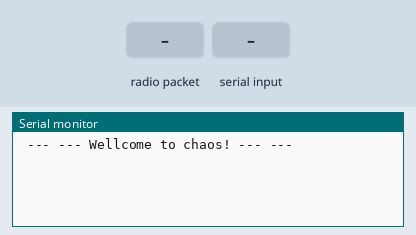
This sketch was run on a simulated Arduino Leonardo, built with avr-gcc and run on an emulated ATmega32U4. Parts: the last lines printed to the serial monitor. Inputs (shaded band) come from the test bench. No radio packets arrive unless stated.

Above: at 1.2 s.
1.3 s: radio packet "1" arrives
At 2.0 s:
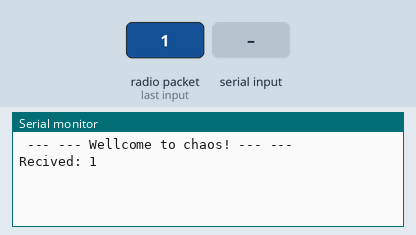
2.8 s: "1\n" received over Serial
At 3.6 s:
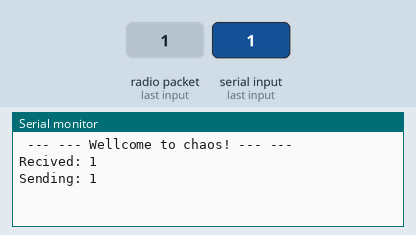

The sketch:

ChaosBussChatt.ino
```cpp
/*
 Alterd from  J. Coliz <maniacbug@ymail.com> getign started example
 ¨to chaos by De Dalsmo, credit to team: TREFASKEBAB

*/

void setup(void)
{
  startRadio();
}

void loop(void)
{
  checkMessageFromComputeromputer();
  senMessOnChaosBuss();
  delay(60);
  readMessOnChaosBuss();
  printMessToComputer();
}


// vim:cin:ai:sts=2 sw=2 ft=cpp
```

ChaosComunicationThings.ino
```cpp
// includes
#include <SPI.h>
#include "nRF24L01.h"
#include "RF24.h"
#include "printf.h"


// Set up nRF24L01 radio on SPI bus plus pins 9 & 10
RF24 radio(8,10);
const uint64_t pipes[1] = { 0xF0F0F0F0E1LL};
char toSend[32] = {'\0'};
char recived[32] = {'\0'};

void startRadio(void){
  Serial.begin(57600);
  while (!Serial) {; /* wait for serial port to connect. Needed for Leonardo only*/}
  printf_begin();

  radio.begin(); // Setup and configure rf radio
  radio.setRetries(15,15);// optionally, increase the delay between retries & # of retries
  radio.openReadingPipe(1,pipes[0]); // everygody in the first pipe
  radio.startListening(); // Start listening

  radio.printDetails(); // Dump the configuration of the rf unit for debugging
  printf("\n --- --- Wellcome to chaos! --- ---\n");
}

void checkMessageFromComputeromputer(void){
  // chek if ther is a message from computer interface
  int i =0;
  while(Serial.available() || i>31){
    toSend[i]  = Serial.read();
    delay(20); // lagniva ikedeterminisktisk fixer.
    i++;
  }toSend[i] = '\0';
}

void printMessToComputer(void){
  // this is a chatt program, disply a message if we have one
  if (usefullLength(recived)>0){
    Serial.print("Recived: ");
    Serial.println(recived);
    recived[0] = '\0';
  }
}

void senMessOnChaosBuss(void){
  // if we have a message in the buffer we send it
  if (usefullLength(toSend)>0){
    radio.openWritingPipe(pipes[0]);  radio.stopListening(); // and, stop listening open pipes, so we can talk.

    bool ok = radio.write( &toSend, sizeof(char)*usefullLength(toSend));

    Serial.print("Sending: "); Serial.print(toSend);
    if (ok){printf("\n");}else{printf("   (failed)\n");}

    toSend[0] = '\0';

    radio.startListening(); radio.openReadingPipe(1,pipes[0]);
  }
}

void readMessOnChaosBuss(void){
  // If there is data to read from ChaosBuss
  while (radio.available()){
    radio.read( &recived, sizeof(char)*32);
  }
}


////////////////////////////////////// just some usefull funcitons
int usefullLength(char *charArry){
  int i=0;
  for(i=0;i<32; i++){
    if(charArry[i]=='\0'){
      return i;
    }
  }
  return i;
}
```

printf.h
```cpp
// (licence header left out)
/**
 * @file printf.h
 *
 * Setup necessary to direct stdout to the Arduino Serial library, which
 * enables 'printf'
 */

#ifndef __PRINTF_H__
#define __PRINTF_H__

#ifdef ARDUINO

int serial_putc( char c, FILE * )
{
  Serial.write( c );

  return c;
}

void printf_begin(void)
{
  fdevopen( &serial_putc, 0 );
}

#else
#error This example is only for use on Arduino.
#endif // ARDUINO

#endif // __PRINTF_H__
```

Measured:
- after the input at 1.3 s, the serial monitor: prints a new line at once (image 1)
- after the input at 2.8 s, the serial monitor: prints a new line after 0.08 s (image 2)
